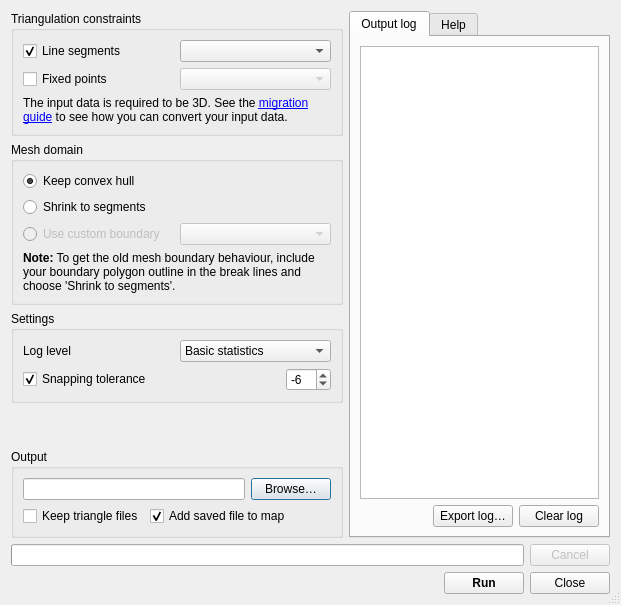
<?xml version="1.0" encoding="UTF-8"?>
<ui version="4.0">
 <class>dialog</class>
 <widget class="QDialog" name="dialog">
  <property name="geometry">
   <rect>
    <x>0</x>
    <y>0</y>
    <width>621</width>
    <height>605</height>
   </rect>
  </property>
  <property name="windowTitle">
   <string>BASEmesh - Elevation meshing</string>
  </property>
  <property name="windowIcon">
   <iconset resource="../../resources.qrc">
    <normaloff>:/plugins/basemesh/plugin/icons/elev_meshing.svg</normaloff>:/plugins/basemesh/plugin/icons/elev_meshing.svg</iconset>
  </property>
  <property name="sizeGripEnabled">
   <bool>true</bool>
  </property>
  <layout class="QVBoxLayout" name="dialogLayout">
   <item>
    <layout class="QHBoxLayout" name="splitPanelContainer" stretch="0,1">
     <item>
      <layout class="QVBoxLayout" name="leftPanel">
       <item>
        <widget class="QGroupBox" name="constraintsGroup">
         <property name="title">
          <string>Triangulation constraints</string>
         </property>
         <layout class="QVBoxLayout" name="constraintsGroupLayout">
          <item>
           <layout class="QGridLayout" name="constraintsGrid" rowstretch="1,1" columnstretch="1,1">
            <item row="0" column="1">
             <widget class="QComboBox" name="linesLayer"/>
            </item>
            <item row="0" column="0">
             <widget class="QCheckBox" name="useLines">
              <property name="text">
               <string>Line segments</string>
              </property>
              <property name="checked">
               <bool>true</bool>
              </property>
             </widget>
            </item>
            <item row="1" column="0">
             <widget class="QCheckBox" name="usePoints">
              <property name="text">
               <string>Fixed points</string>
              </property>
             </widget>
            </item>
            <item row="1" column="1">
             <widget class="QComboBox" name="pointsLayer">
              <property name="enabled">
               <bool>false</bool>
              </property>
             </widget>
            </item>
           </layout>
          </item>
          <item>
           <widget class="QLabel" name="aboutConstraints">
            <property name="text">
             <string>&lt;html&gt;&lt;head/&gt;&lt;body&gt;&lt;p&gt;The input data is required to be 3D. See the &lt;a href=&quot;https://git.ee.ethz.ch/basemesh/basemesh-v2/-/wikis/Migration-guide&quot;&gt;&lt;span style=&quot; text-decoration: underline; color:#0000ff;&quot;&gt;migration guide&lt;/span&gt;&lt;/a&gt; to see how you can convert your input data.&lt;/p&gt;&lt;/body&gt;&lt;/html&gt;</string>
            </property>
            <property name="wordWrap">
             <bool>true</bool>
            </property>
            <property name="margin">
             <number>10</number>
            </property>
            <property name="openExternalLinks">
             <bool>true</bool>
            </property>
           </widget>
          </item>
         </layout>
        </widget>
       </item>
       <item>
        <widget class="QGroupBox" name="meshDomainGroup">
         <property name="title">
          <string notr="true">Mesh domain</string>
         </property>
         <layout class="QVBoxLayout" name="meshDomainGroupLayout">
          <item>
           <widget class="QRadioButton" name="keepConvexHull">
            <property name="toolTip">
             <string>&lt;html&gt;&lt;head/&gt;&lt;body&gt;&lt;p&gt;The convex hull is always generated as a by-product of the triangulation process. Selecting this option will keep the convex hull generated.&lt;/p&gt;&lt;p&gt;This is the recommended option if the elevation mesh will be the only elevation source, and allows triangulation of point-only data sets.&lt;/p&gt;&lt;/body&gt;&lt;/html&gt;</string>
            </property>
            <property name="text">
             <string>Keep convex hull</string>
            </property>
            <property name="checked">
             <bool>true</bool>
            </property>
           </widget>
          </item>
          <item>
           <widget class="QRadioButton" name="shrinkToSegments">
            <property name="toolTip">
             <string>&lt;html&gt;&lt;head/&gt;&lt;body&gt;&lt;p&gt;After triangulation, any exterior mesh elements will be carved away until a break line is encountered.&lt;/p&gt;&lt;p&gt;&lt;span style=&quot; font-weight:600;&quot;&gt;Note:&lt;/span&gt; This can cause the entire generated mesh to be &amp;quot;eaten&amp;quot; if there are any gaps in the outside break lines.&lt;/p&gt;&lt;/body&gt;&lt;/html&gt;</string>
            </property>
            <property name="text">
             <string>Shrink to segments</string>
            </property>
           </widget>
          </item>
          <item>
           <layout class="QHBoxLayout" name="customBoundaryRow" stretch="1,1">
            <item>
             <widget class="QRadioButton" name="customBoundary">
              <property name="enabled">
               <bool>false</bool>
              </property>
              <property name="toolTip">
               <string>&lt;html&gt;&lt;head/&gt;&lt;body&gt;&lt;p&gt;Use a custom 2D boundary polygon. The generated mesh will be trimmed or extended to fill the entire mesh boundary polygon.&lt;/p&gt;&lt;p&gt;&lt;span style=&quot; font-weight:600;&quot;&gt;Note:&lt;/span&gt; The input polygon may contain holes.&lt;/p&gt;&lt;/body&gt;&lt;/html&gt;</string>
              </property>
              <property name="text">
               <string>Use custom boundary</string>
              </property>
             </widget>
            </item>
            <item>
             <widget class="QComboBox" name="boundaryLayer">
              <property name="enabled">
               <bool>false</bool>
              </property>
             </widget>
            </item>
           </layout>
          </item>
          <item>
           <widget class="QLabel" name="aboutDomain">
            <property name="text">
             <string>&lt;html&gt;&lt;head/&gt;&lt;body&gt;&lt;p&gt;&lt;span style=&quot; font-weight:600;&quot;&gt;Note:&lt;/span&gt; To get the old mesh boundary behaviour, include your boundary polygon outline in the break lines and choose 'Shrink to segments'.&lt;/p&gt;&lt;/body&gt;&lt;/html&gt;</string>
            </property>
            <property name="wordWrap">
             <bool>true</bool>
            </property>
            <property name="margin">
             <number>10</number>
            </property>
            <property name="openExternalLinks">
             <bool>true</bool>
            </property>
           </widget>
          </item>
         </layout>
        </widget>
       </item>
       <item>
        <widget class="QGroupBox" name="settingsGroup">
         <property name="title">
          <string>Settings</string>
         </property>
         <layout class="QGridLayout" name="settingsGroupLayout" columnstretch="1,1">
          <item row="0" column="1">
           <widget class="QComboBox" name="logLevel">
            <item>
             <property name="text">
              <string>Basic statistics</string>
             </property>
            </item>
            <item>
             <property name="text">
              <string>Detailed statistics</string>
             </property>
            </item>
            <item>
             <property name="text">
              <string>Debug - Level 1</string>
             </property>
            </item>
            <item>
             <property name="text">
              <string>Debug - Level 2</string>
             </property>
            </item>
            <item>
             <property name="text">
              <string>Debug - Level 3</string>
             </property>
            </item>
           </widget>
          </item>
          <item row="1" column="0">
           <widget class="QCheckBox" name="useSnapping">
            <property name="text">
             <string>Snapping tolerance</string>
            </property>
            <property name="checked">
             <bool>true</bool>
            </property>
           </widget>
          </item>
          <item row="0" column="0">
           <widget class="QLabel" name="logLevelLabel">
            <property name="text">
             <string>Log level</string>
            </property>
            <property name="buddy">
             <cstring>logLevel</cstring>
            </property>
           </widget>
          </item>
          <item row="1" column="1">
           <layout class="QHBoxLayout" name="snappingLayout">
            <item>
             <spacer name="snappingSpacer">
              <property name="orientation">
               <enum>Qt::Horizontal</enum>
              </property>
              <property name="sizeHint" stdset="0">
               <size>
                <width>40</width>
                <height>20</height>
               </size>
              </property>
             </spacer>
            </item>
            <item>
             <widget class="QSpinBox" name="snappingTolerance">
              <property name="minimum">
               <number>-10</number>
              </property>
              <property name="maximum">
               <number>0</number>
              </property>
              <property name="value">
               <number>-6</number>
              </property>
             </widget>
            </item>
           </layout>
          </item>
         </layout>
        </widget>
       </item>
       <item>
        <spacer name="leftPanelSpacer">
         <property name="orientation">
          <enum>Qt::Vertical</enum>
         </property>
         <property name="sizeHint" stdset="0">
          <size>
           <width>20</width>
           <height>40</height>
          </size>
         </property>
        </spacer>
       </item>
       <item>
        <widget class="QGroupBox" name="outputGroup">
         <property name="minimumSize">
          <size>
           <width>320</width>
           <height>0</height>
          </size>
         </property>
         <property name="title">
          <string>Output</string>
         </property>
         <layout class="QVBoxLayout" name="outputGroupLayout">
          <item>
           <layout class="QHBoxLayout" name="fileRow">
            <item>
             <widget class="QLineEdit" name="filePath"/>
            </item>
            <item>
             <widget class="QPushButton" name="fileBrowseBtn">
              <property name="text">
               <string>Browse…</string>
              </property>
             </widget>
            </item>
           </layout>
          </item>
          <item>
           <layout class="QHBoxLayout" name="optionsRow">
            <item>
             <widget class="QCheckBox" name="keepTempFiles">
              <property name="text">
               <string>Keep triangle files</string>
              </property>
             </widget>
            </item>
            <item>
             <widget class="QCheckBox" name="addToMap">
              <property name="text">
               <string>Add saved file to map</string>
              </property>
              <property name="checked">
               <bool>true</bool>
              </property>
             </widget>
            </item>
            <item>
             <spacer name="optionsSpacer">
              <property name="orientation">
               <enum>Qt::Horizontal</enum>
              </property>
              <property name="sizeHint" stdset="0">
               <size>
                <width>40</width>
                <height>20</height>
               </size>
              </property>
             </spacer>
            </item>
           </layout>
          </item>
         </layout>
        </widget>
       </item>
      </layout>
     </item>
     <item>
      <widget class="QTabWidget" name="tabWidget">
       <widget class="QWidget" name="logTab">
        <attribute name="title">
         <string>Output log</string>
        </attribute>
        <layout class="QVBoxLayout" name="logTabLayout">
         <item>
          <widget class="QPlainTextEdit" name="log">
           <property name="readOnly">
            <bool>true</bool>
           </property>
          </widget>
         </item>
         <item>
          <layout class="QHBoxLayout" name="exportRow">
           <item>
            <spacer name="exportRowSpacer">
             <property name="orientation">
              <enum>Qt::Horizontal</enum>
             </property>
             <property name="sizeHint" stdset="0">
              <size>
               <width>40</width>
               <height>20</height>
              </size>
             </property>
            </spacer>
           </item>
           <item>
            <widget class="QPushButton" name="saveLogBtn">
             <property name="text">
              <string>Export log…</string>
             </property>
            </widget>
           </item>
           <item>
            <widget class="QPushButton" name="clearLogBtn">
             <property name="text">
              <string>Clear log</string>
             </property>
            </widget>
           </item>
          </layout>
         </item>
        </layout>
       </widget>
       <widget class="QWidget" name="helpTab">
        <attribute name="title">
         <string>Help</string>
        </attribute>
        <layout class="QVBoxLayout" name="helpTabLayout">
         <item>
          <widget class="QTextEdit" name="help">
           <property name="readOnly">
            <bool>true</bool>
           </property>
          </widget>
         </item>
        </layout>
       </widget>
      </widget>
     </item>
    </layout>
   </item>
   <item>
    <layout class="QVBoxLayout" name="bottomBar">
     <item>
      <layout class="QHBoxLayout" name="progressBarRow">
       <item>
        <widget class="QProgressBar" name="progressBar">
         <property name="alignment">
          <set>Qt::AlignCenter</set>
         </property>
        </widget>
       </item>
       <item>
        <widget class="QPushButton" name="cancelBtn">
         <property name="enabled">
          <bool>false</bool>
         </property>
         <property name="text">
          <string>Cancel</string>
         </property>
        </widget>
       </item>
      </layout>
     </item>
     <item>
      <layout class="QHBoxLayout" name="buttonRow">
       <item>
        <widget class="QLabel" name="status">
         <property name="sizePolicy">
          <sizepolicy hsizetype="Expanding" vsizetype="Preferred">
           <horstretch>0</horstretch>
           <verstretch>0</verstretch>
          </sizepolicy>
         </property>
         <property name="text">
          <string/>
         </property>
        </widget>
       </item>
       <item>
        <widget class="QPushButton" name="runBtn">
         <property name="font">
          <font>
           <weight>75</weight>
           <bold>true</bold>
          </font>
         </property>
         <property name="text">
          <string>Run</string>
         </property>
        </widget>
       </item>
       <item>
        <widget class="QPushButton" name="closeBtn">
         <property name="text">
          <string>Close</string>
         </property>
        </widget>
       </item>
      </layout>
     </item>
    </layout>
   </item>
  </layout>
 </widget>
 <tabstops>
  <tabstop>useLines</tabstop>
  <tabstop>linesLayer</tabstop>
  <tabstop>usePoints</tabstop>
  <tabstop>pointsLayer</tabstop>
  <tabstop>keepConvexHull</tabstop>
  <tabstop>shrinkToSegments</tabstop>
  <tabstop>customBoundary</tabstop>
  <tabstop>boundaryLayer</tabstop>
  <tabstop>logLevel</tabstop>
  <tabstop>useSnapping</tabstop>
  <tabstop>snappingTolerance</tabstop>
  <tabstop>filePath</tabstop>
  <tabstop>fileBrowseBtn</tabstop>
  <tabstop>keepTempFiles</tabstop>
  <tabstop>addToMap</tabstop>
  <tabstop>tabWidget</tabstop>
  <tabstop>log</tabstop>
  <tabstop>saveLogBtn</tabstop>
  <tabstop>clearLogBtn</tabstop>
  <tabstop>runBtn</tabstop>
  <tabstop>closeBtn</tabstop>
  <tabstop>cancelBtn</tabstop>
  <tabstop>help</tabstop>
 </tabstops>
 <resources>
  <include location="../../resources.qrc"/>
 </resources>
 <connections>
  <connection>
   <sender>useLines</sender>
   <signal>toggled(bool)</signal>
   <receiver>linesLayer</receiver>
   <slot>setEnabled(bool)</slot>
   <hints>
    <hint type="sourcelabel">
     <x>115</x>
     <y>41</y>
    </hint>
    <hint type="destinationlabel">
     <x>253</x>
     <y>44</y>
    </hint>
   </hints>
  </connection>
  <connection>
   <sender>usePoints</sender>
   <signal>toggled(bool)</signal>
   <receiver>pointsLayer</receiver>
   <slot>setEnabled(bool)</slot>
   <hints>
    <hint type="sourcelabel">
     <x>131</x>
     <y>66</y>
    </hint>
    <hint type="destinationlabel">
     <x>211</x>
     <y>69</y>
    </hint>
   </hints>
  </connection>
  <connection>
   <sender>customBoundary</sender>
   <signal>toggled(bool)</signal>
   <receiver>boundaryLayer</receiver>
   <slot>setEnabled(bool)</slot>
   <hints>
    <hint type="sourcelabel">
     <x>132</x>
     <y>233</y>
    </hint>
    <hint type="destinationlabel">
     <x>207</x>
     <y>232</y>
    </hint>
   </hints>
  </connection>
  <connection>
   <sender>useSnapping</sender>
   <signal>toggled(bool)</signal>
   <receiver>snappingTolerance</receiver>
   <slot>setEnabled(bool)</slot>
   <hints>
    <hint type="sourcelabel">
     <x>130</x>
     <y>368</y>
    </hint>
    <hint type="destinationlabel">
     <x>291</x>
     <y>371</y>
    </hint>
   </hints>
  </connection>
  <connection>
   <sender>clearLogBtn</sender>
   <signal>clicked()</signal>
   <receiver>log</receiver>
   <slot>clear()</slot>
   <hints>
    <hint type="sourcelabel">
     <x>553</x>
     <y>457</y>
    </hint>
    <hint type="destinationlabel">
     <x>559</x>
     <y>416</y>
    </hint>
   </hints>
  </connection>
  <connection>
   <sender>closeBtn</sender>
   <signal>clicked()</signal>
   <receiver>dialog</receiver>
   <slot>reject()</slot>
   <hints>
    <hint type="sourcelabel">
     <x>569</x>
     <y>546</y>
    </hint>
    <hint type="destinationlabel">
     <x>570</x>
     <y>554</y>
    </hint>
   </hints>
  </connection>
  <connection>
   <sender>runBtn</sender>
   <signal>clicked()</signal>
   <receiver>dialog</receiver>
   <slot>accept()</slot>
   <hints>
    <hint type="sourcelabel">
     <x>495</x>
     <y>540</y>
    </hint>
    <hint type="destinationlabel">
     <x>490</x>
     <y>552</y>
    </hint>
   </hints>
  </connection>
 </connections>
</ui>
